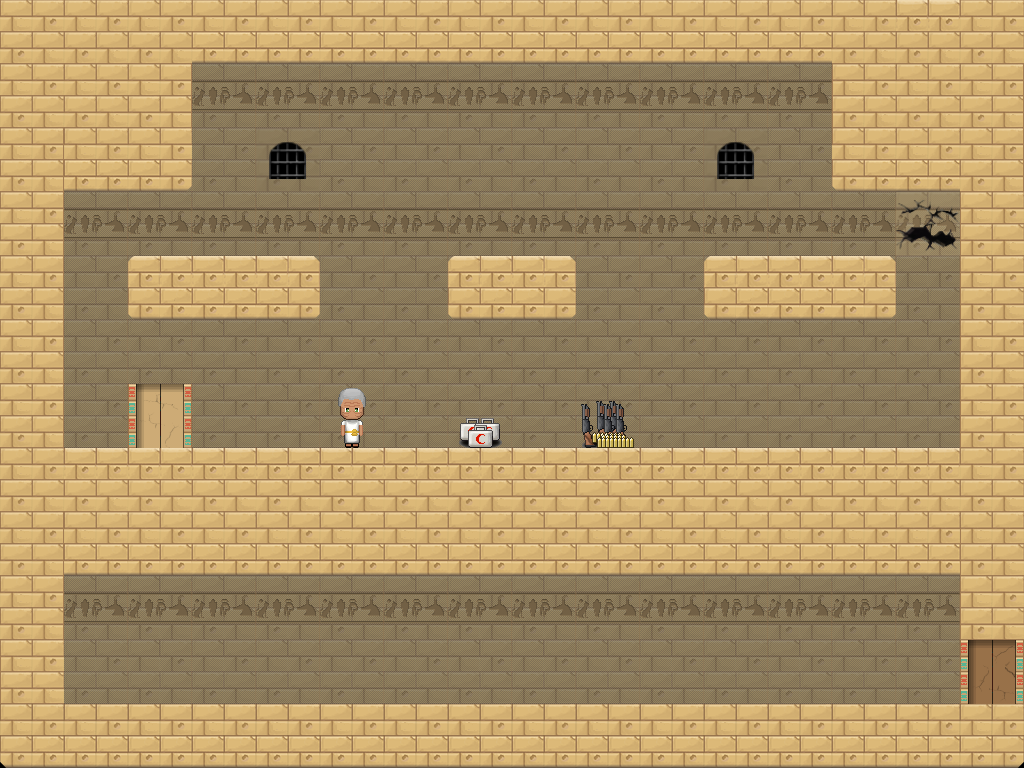

This is a level from a 2D game, rendered from its Tiled map with the project's own tilesets. A one-line summary and the map file follow, with tile-layer data summarised:
An orthogonal 16x12 tile map with 64x64 px tiles, 2 tile layers (background, main), 2 tilesets and 28 objects (15x jar, 6x torch, 3x enemy-snake, shop-health, shop-shotgun, ...).

<map version="1.0" orientation="orthogonal" renderorder="right-down" width="16" height="12" tilewidth="64" tileheight="64" nextobjectid="105">
 <properties>
  <property name="notCheckpoint" value="true" />
 </properties>
 <tileset firstgid="1" name="tilesheet" tilewidth="64" tileheight="64" tilecount="256" columns="16">
  <image source="../tilesheet.png" width="1024" height="1024" />
  <tile id="0">
   <properties>
    <property name="type" value="SOLID" />
   </properties>
  </tile>
  <tile id="1">
   <properties>
    <property name="type" value="LADDER" />
   </properties>
  </tile>
 </tileset>
 <tileset firstgid="257" name="spritesheet" tilewidth="64" tileheight="64" tilecount="64" columns="8">
  <image source="../spritesheet.png" width="512" height="512" />
 </tileset>
 <layer name="background" width="16" height="12" opacity="0.9">
  <data>[192 cells, 176 non-empty, 4 distinct tile ids]</data>
 </layer>
 <layer name="main" width="16" height="12">
  <properties>
   <property name="persistent" value="true" />
  </properties>
  <data>[192 cells, 101 non-empty, 16 distinct tile ids]</data>
 </layer>
 <objectgroup name="objects">
  <object id="54" name="shop1" type="shop-health" x="448" y="384" width="64" height="64">
   <properties>
    <property name="cost" value="5" />
    <property name="heal" value="10" />
   </properties>
  </object>
  <object id="56" name="shop2" type="shop-shotgun" x="576" y="384" width="64" height="64">
   <properties>
    <property name="ammount" value="10" />
    <property name="cost" value="10" />
   </properties>
  </object>
  <object id="59" type="torch" gid="276" x="320" y="384" width="64" height="64" />
  <object id="61" type="torch" gid="276" x="576" y="384" width="64" height="64" />
  <object id="62" type="torch" gid="276" x="704" y="384" width="64" height="64" />
  <object id="64" name="Hello kind sir. Is there anything I can sell you?" type="sign" x="320" y="384" width="64" height="64" />
  <object id="75" type="jar" gid="279" x="192" y="256" width="64" height="64" />
  <object id="76" type="jar" gid="279" x="768" y="256" width="64" height="64" />
  <object id="77" type="jar" gid="279" x="479" y="256" width="64" height="64" />
  <object id="78" name="default" type="door" x="128" y="383" width="64" height="64">
   <properties>
    <property name="targetLevel" value="testing3" />
    <property name="targetSpawn" value="shoplvl3" />
   </properties>
  </object>
  <object id="79" type="jar" gid="279" x="256" y="704" width="64" height="64" />
  <object id="80" type="jar" gid="279" x="320" y="704" width="64" height="64" />
  <object id="81" type="jar" gid="279" x="385" y="705" width="64" height="64" />
  <object id="82" type="jar" gid="279" x="448" y="704" width="64" height="64" />
  <object id="83" type="jar" gid="279" x="512" y="704" width="64" height="64" />
  <object id="84" type="jar" gid="279" x="576" y="704" width="64" height="64" />
  <object id="86" type="jar" gid="279" x="640" y="704" width="64" height="64" />
  <object id="87" type="jar" gid="279" x="704" y="704" width="64" height="64" />
  <object id="88" type="jar" gid="279" x="768" y="704" width="64" height="64" />
  <object id="89" type="jar" gid="279" x="832" y="704" width="64" height="64" />
  <object id="92" type="jar" gid="279" x="192" y="704" width="64" height="64" />
  <object id="93" type="jar" gid="279" x="128" y="704" width="64" height="64" />
  <object id="97" type="torch" gid="276" x="448" y="384" width="64" height="64" />
  <object id="98" type="enemy-snake" gid="289" x="384" y="704" width="64" height="64" />
  <object id="99" type="enemy-snake" gid="289" x="640" y="704" width="64" height="64" />
  <object id="100" type="enemy-snake" gid="289" x="64" y="704" width="64" height="64" />
  <object id="103" type="torch" gid="276" x="384" y="192" width="64" height="64" />
  <object id="104" type="torch" gid="276" x="576" y="192" width="64" height="64" />
 </objectgroup>
</map>
